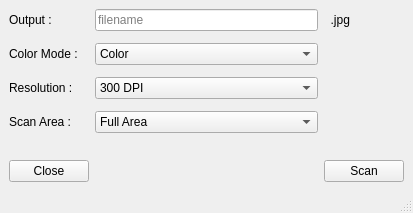
<?xml version="1.0" encoding="UTF-8"?>
<ui version="4.0">
 <class>MainWindow</class>
 <widget class="QMainWindow" name="MainWindow">
  <property name="geometry">
   <rect>
    <x>0</x>
    <y>0</y>
    <width>413</width>
    <height>213</height>
   </rect>
  </property>
  <property name="windowTitle">
   <string>HP Scan</string>
  </property>
  <widget class="QWidget" name="centralwidget">
   <layout class="QGridLayout" name="gridLayout" columnstretch="0,0,1,0">
    <property name="verticalSpacing">
     <number>12</number>
    </property>
    <item row="1" column="2">
     <widget class="QComboBox" name="comboColor">
      <item>
       <property name="text">
        <string>Color</string>
       </property>
      </item>
      <item>
       <property name="text">
        <string>Gray</string>
       </property>
      </item>
      <item>
       <property name="text">
        <string>Lineart</string>
       </property>
      </item>
     </widget>
    </item>
    <item row="2" column="0">
     <widget class="QLabel" name="label_3">
      <property name="text">
       <string>Resolution :</string>
      </property>
     </widget>
    </item>
    <item row="4" column="3">
     <spacer name="verticalSpacer">
      <property name="orientation">
       <enum>Qt::Vertical</enum>
      </property>
      <property name="sizeHint" stdset="0">
       <size>
        <width>20</width>
        <height>40</height>
       </size>
      </property>
     </spacer>
    </item>
    <item row="2" column="2">
     <widget class="QComboBox" name="comboResolution">
      <property name="currentIndex">
       <number>2</number>
      </property>
      <item>
       <property name="text">
        <string>100 DPI</string>
       </property>
      </item>
      <item>
       <property name="text">
        <string>200 DPI</string>
       </property>
      </item>
      <item>
       <property name="text">
        <string>300 DPI</string>
       </property>
      </item>
      <item>
       <property name="text">
        <string>600 DPI</string>
       </property>
      </item>
      <item>
       <property name="text">
        <string>1200 DPI</string>
       </property>
      </item>
     </widget>
    </item>
    <item row="3" column="0">
     <widget class="QLabel" name="label_4">
      <property name="text">
       <string>Scan Area :</string>
      </property>
     </widget>
    </item>
    <item row="3" column="2">
     <widget class="QComboBox" name="comboArea">
      <item>
       <property name="text">
        <string>Full Area</string>
       </property>
      </item>
      <item>
       <property name="text">
        <string>4x6 inch Landscape</string>
       </property>
      </item>
      <item>
       <property name="text">
        <string>Letter (8.5x11in)</string>
       </property>
      </item>
      <item>
       <property name="text">
        <string>A4 (297x210mm)</string>
       </property>
      </item>
     </widget>
    </item>
    <item row="1" column="0">
     <widget class="QLabel" name="label_2">
      <property name="text">
       <string>Color Mode :</string>
      </property>
     </widget>
    </item>
    <item row="0" column="0">
     <widget class="QLabel" name="label">
      <property name="text">
       <string>Output :</string>
      </property>
     </widget>
    </item>
    <item row="5" column="3">
     <widget class="QPushButton" name="scanBtn">
      <property name="text">
       <string>Scan</string>
      </property>
     </widget>
    </item>
    <item row="5" column="0">
     <widget class="QPushButton" name="closeBtn">
      <property name="text">
       <string>Close</string>
      </property>
      <property name="shortcut">
       <string>Esc</string>
      </property>
     </widget>
    </item>
    <item row="0" column="2">
     <widget class="QLineEdit" name="filenameEdit">
      <property name="placeholderText">
       <string>filename</string>
      </property>
     </widget>
    </item>
    <item row="0" column="3">
     <widget class="QLabel" name="labelExt">
      <property name="text">
       <string>  .jpg</string>
      </property>
     </widget>
    </item>
   </layout>
  </widget>
  <widget class="QStatusBar" name="statusbar"/>
 </widget>
 <resources/>
 <connections/>
</ui>
